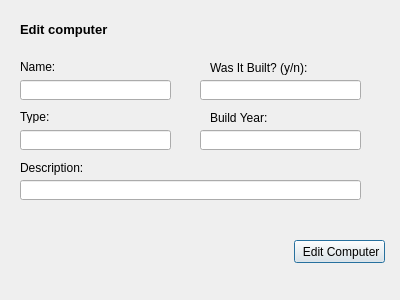
<?xml version="1.0" encoding="UTF-8"?>
<ui version="4.0">
 <class>editComputer</class>
 <widget class="QDialog" name="editComputer">
  <property name="geometry">
   <rect>
    <x>0</x>
    <y>0</y>
    <width>400</width>
    <height>300</height>
   </rect>
  </property>
  <property name="windowTitle">
   <string>Edit</string>
  </property>
  <property name="windowIcon">
   <iconset resource="resources.qrc">
    <normaloff>:/icons/Images/edit_.png</normaloff>:/icons/Images/edit_.png</iconset>
  </property>
  <widget class="QLabel" name="label_editComputer">
   <property name="geometry">
    <rect>
     <x>20</x>
     <y>20</y>
     <width>111</width>
     <height>20</height>
    </rect>
   </property>
   <property name="text">
    <string>&lt;html&gt;&lt;head/&gt;&lt;body&gt;&lt;p&gt;&lt;span style=&quot; font-size:10pt; font-weight:600;&quot;&gt;Edit computer&lt;/span&gt;&lt;/p&gt;&lt;/body&gt;&lt;/html&gt;</string>
   </property>
  </widget>
  <widget class="QPushButton" name="pushButton_editcomputer">
   <property name="geometry">
    <rect>
     <x>294</x>
     <y>240</y>
     <width>91</width>
     <height>23</height>
    </rect>
   </property>
   <property name="text">
    <string> Edit Computer</string>
   </property>
  </widget>
  <widget class="QLineEdit" name="lineEdit_description">
   <property name="geometry">
    <rect>
     <x>20</x>
     <y>180</y>
     <width>341</width>
     <height>20</height>
    </rect>
   </property>
  </widget>
  <widget class="QLabel" name="label_description">
   <property name="geometry">
    <rect>
     <x>20</x>
     <y>160</y>
     <width>101</width>
     <height>16</height>
    </rect>
   </property>
   <property name="text">
    <string>Description:</string>
   </property>
  </widget>
  <widget class="QLabel" name="label_name">
   <property name="geometry">
    <rect>
     <x>20</x>
     <y>60</y>
     <width>47</width>
     <height>13</height>
    </rect>
   </property>
   <property name="text">
    <string>Name:</string>
   </property>
  </widget>
  <widget class="QLineEdit" name="lineEdit_name">
   <property name="geometry">
    <rect>
     <x>20</x>
     <y>80</y>
     <width>151</width>
     <height>20</height>
    </rect>
   </property>
  </widget>
  <widget class="QLineEdit" name="lineEdit_wasbuilt">
   <property name="geometry">
    <rect>
     <x>200</x>
     <y>80</y>
     <width>161</width>
     <height>20</height>
    </rect>
   </property>
  </widget>
  <widget class="QLabel" name="label_wasbuilt">
   <property name="geometry">
    <rect>
     <x>210</x>
     <y>60</y>
     <width>121</width>
     <height>16</height>
    </rect>
   </property>
   <property name="text">
    <string>Was It Built? (y/n):</string>
   </property>
  </widget>
  <widget class="QLabel" name="label_type">
   <property name="geometry">
    <rect>
     <x>20</x>
     <y>110</y>
     <width>47</width>
     <height>13</height>
    </rect>
   </property>
   <property name="text">
    <string>Type:</string>
   </property>
  </widget>
  <widget class="QLabel" name="label_buildYear">
   <property name="geometry">
    <rect>
     <x>210</x>
     <y>110</y>
     <width>61</width>
     <height>16</height>
    </rect>
   </property>
   <property name="text">
    <string>Build Year:</string>
   </property>
  </widget>
  <widget class="QLineEdit" name="lineEdit_type">
   <property name="geometry">
    <rect>
     <x>20</x>
     <y>130</y>
     <width>151</width>
     <height>20</height>
    </rect>
   </property>
  </widget>
  <widget class="QLineEdit" name="lineEdit_buildyear">
   <property name="geometry">
    <rect>
     <x>200</x>
     <y>130</y>
     <width>161</width>
     <height>20</height>
    </rect>
   </property>
  </widget>
 </widget>
 <resources>
  <include location="resources.qrc"/>
 </resources>
 <connections/>
</ui>
